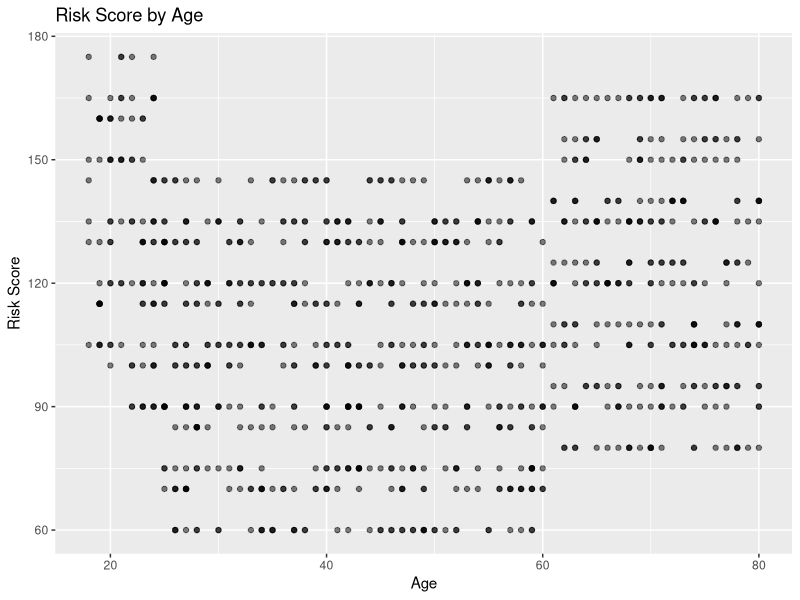
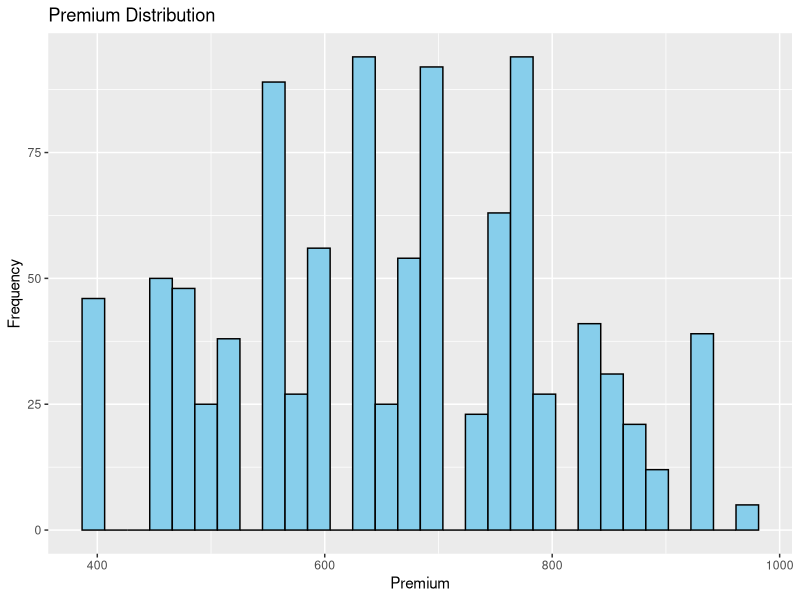
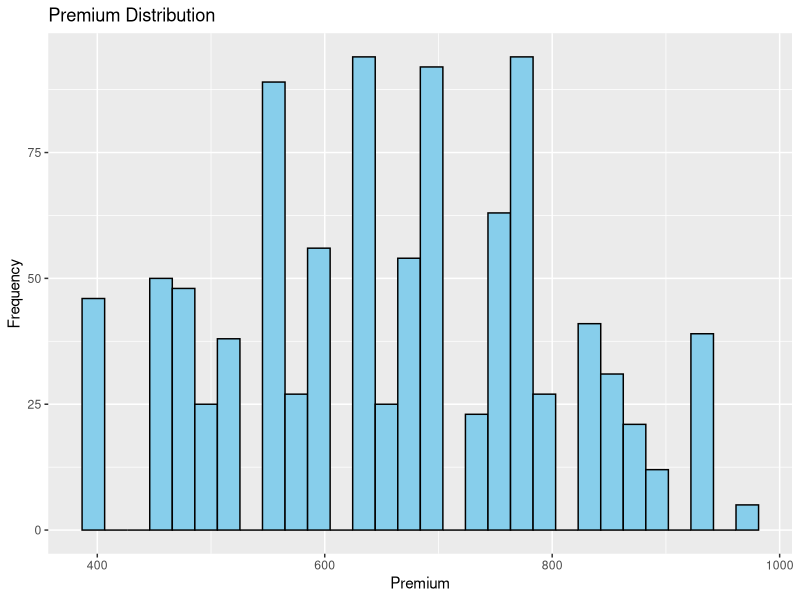
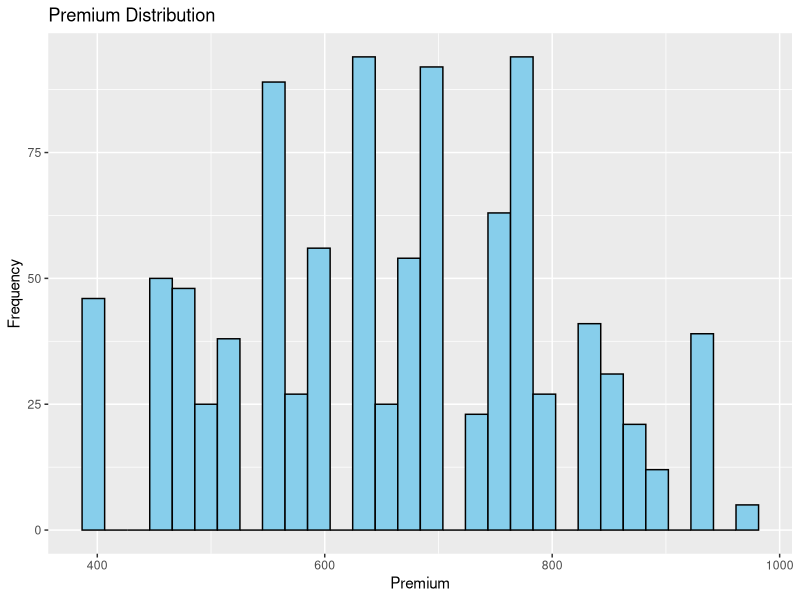

Write the R code that produced these figures, in order.
## ---- chunk 1
knitr::opts_chunk$set(echo = TRUE)
## ---- chunk 2
# Load Required Libraries
library(ggplot2) # For visualization
library(dplyr)   # For data manipulation

# Generate Synthetic Data
set.seed(123) # For reproducibility
n <- 1000 # Number of samples

synthetic_data <- data.frame(
  ID = 1:n,
  Age = sample(18:80, n, replace = TRUE),
  Gender = sample(c("Male", "Female"), n, replace = TRUE),
  Accident_History = sample(0:5, n, replace = TRUE)
)
## ---- chunk 3
# Calculate Risk Scores
synthetic_data <- synthetic_data %>%
  mutate(
    Risk_Score = case_when(
      Age < 25 ~ 80,
      Age >= 25 & Age <= 60 ~ 50,
      Age > 60 ~ 70,
      TRUE ~ 0
    ) + case_when(
      Gender == "Female" ~ 20,
      Gender == "Male" ~ 10,
      TRUE ~ 0
    ) + Accident_History * 15
  )

## ---- chunk 4
# Simulate Premiums
synthetic_data <- synthetic_data %>%
  mutate(Premium = Risk_Score * 5 + 100)

## ---- chunk 5
# Visualize Risk Score by Age
ggplot(synthetic_data, aes(x = Age, y = Risk_Score)) +
  geom_point(alpha = 0.5) +
  labs(title = "Risk Score by Age", x = "Age", y = "Risk Score")

# Visualize Premium Distribution
ggplot(synthetic_data, aes(x = Premium)) +
  geom_histogram(bins = 30, fill = "skyblue", color = "black") +
  labs(title = "Premium Distribution", x = "Premium", y = "Frequency")

## ---- chunk 6
# Export Results
write.csv(synthetic_data, "synthetic_insurance_data.csv", row.names = FALSE)

# Save plots as images
ggsave("risk_score_by_age.png", width = 8, height = 5)
ggsave("premium_distribution.png", width = 8, height = 5)

